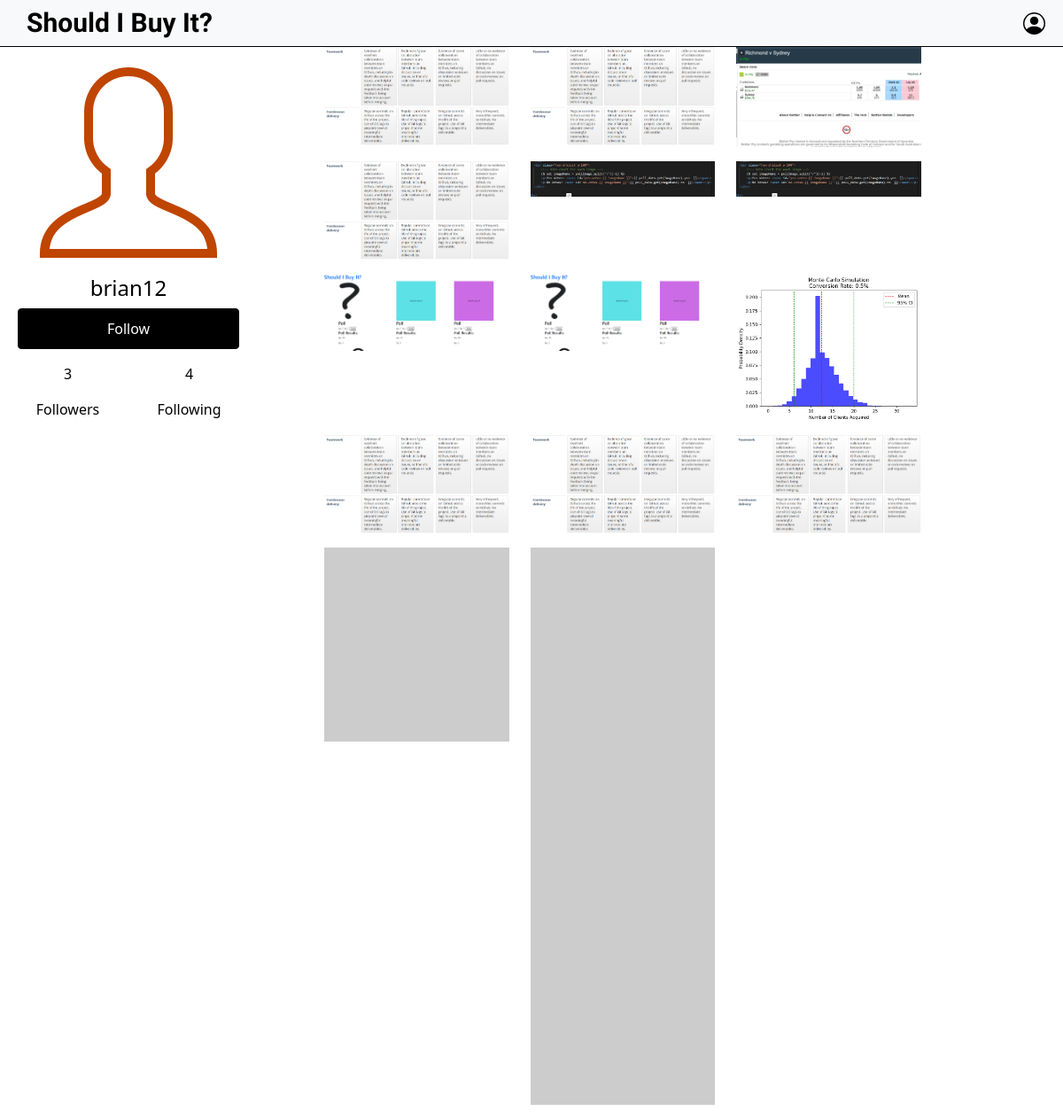
/user/1 (signed in), run on the app's committed database.
### database/models.py (models this page shows, shortened)
class User(db.Model):
    id = db.Column(db.Integer, primary_key=True)
    username = db.Column(db.String(255), unique=True, nullable=False)
    email = db.Column(db.String(255), unique=True, nullable=False)
    password = db.Column(db.String(255), nullable=False)
    profile_picture = db.Column(db.String(255))
    images = db.relationship('Image', backref='user', lazy=True)
    votes = db.relationship('Vote', backref='user', lazy=True)
    comments = db.relationship('Comment', backref='user', lazy=True)
    followers = db.relationship('Follow', foreign_keys='Follow.follower_id', backref='follower', lazy=True)

class Image(db.Model):
    id = db.Column(db.Integer, primary_key=True, autoincrement=True)
    user_id = db.Column(db.Integer, db.ForeignKey('user.id'), nullable=False)
    image_path = db.Column(db.String(255), nullable=False)
    post_title = db.Column(db.String(255), nullable=False)
    post_description = db.Column(db.String(255), nullable=False)
    upload_date = db.Column(db.DateTime, default=datetime.utcnow)
    votes = db.relationship('Vote', backref='image', lazy=True)
    comments = db.relationship('Comment', backref='image', lazy=True)

### user/user.py (the view)
@user.route('/<userid>')
def showUser(userid):
    try:
        return render_template('user.html',
                               user=User.query.get(userid),
                               isFollowing=isFollowing(current_user.id, userid),
                               followers=get_followers_count(userid),
                               following=get_following_count(userid))
    except TemplateNotFound:
        abort(404)

### app.py (called while the page is built)
@login_manager.user_loader
def load_user(id):
    return User.query.get(int(id))

### database/routes.py (called while the page is built)
def isFollowing(current_user_id, followed_user_id):
    if Follow.query.filter_by(follower_id=current_user_id, followee_id=followed_user_id).first() is not None:
        return True
    return False

def get_followers_count(user_id):
    followers_count = Follow.query.filter_by(followee_id=user_id).count()
    return followers_count

def get_following_count(user_id):
    following_count = Follow.query.filter_by(follower_id=user_id).count()
    return following_count

### templates/user.html (shortened to what this page needs)
{% extends "base.html" %}
{% block content %}
    <div class="container mx-2">
        <div class="row justify-content-start vh-100">
            <div class="col-auto profile-head">
                <div class="profile-picture-container">
                    {% if current_user.profile_pic %}
                        <img src="{{ url_for('static', filename='upload_folder/' + user.profile_pic) }}"
                             alt="Profile Picture">
                    {% else %}
                        <img src="{{ url_for('static', filename='upload_folder/user-icon.png') }}"
                             alt="Default Profile Picture">
                    {% endif %}
                </div>
                <h4 class="text-center">{{ user.username }}</h4>
                <div class="w-auto">
                    <button class="btn btn-primary w-100" id="follow-button" onclick="toggleFollow({{ user.id }})">
                        {% if isFollowing %}
                            Following
                        {% else %}
                            Follow
                        {% endif %}
                    </button>
                </div>
                <div class="row justify-content-around w-auto py-3">
                    <div class="col text-center">
                        <p id="followers-count">{{ followers }}</p>
                        <p>Followers</p>
                    </div>
                    <div class="col text-center">
                        <p id="following-count">{{ following }}</p>
                        <p>Following</p>
                    </div>
                </div>
            </div>
            <div class="col container-fluid">
                <div class="row justify-content-center">
                    <div class="col-lg-10">
                        <div class="row image-grid">
                            {% for image in current_user.images[::-1] %}
                                {% if loop.index % 3 == 1 %}
                                    <div class="row">
                                {% endif %}
                            <div class="col-md-4 mb-3">
                                <div class="image-container">
                                    <img src="{{ url_for('static', filename='upload_folder/' + image.image_path) }}"
                                         alt="Uploaded Image" class="img-fluid image-thumbnail">
                                </div>
                            </div>
                            {% if loop.index % 3 == 0 or loop.last %}
                                </div>
                            {% endif %}
                            {% endfor %}
                        </div>
                    </div>
                </div>
            </div>
        </div>
    </div>
{% endblock %}

### templates/base.html (shortened to what this page needs)
<!DOCTYPE html>
<html lang="en">
<head>
    {% include "resources/head.html" %}
</head>
<body>
    <nav class="navbar navbar-expand-lg navbar-light bg-light sticky-top">
      <div class="logo text-center">
        <a href="/" class="text-decoration-none">
            <h1 class="mb-0">Should I Buy It?</h1>
        </a>
    </div>
        <div class="user-icon">
            <div class="dropdown">
            </div>
        </div>
    </nav>
    {% block content %}
    {% endblock %}
</body>
</html>

### templates/resources/head.html (shortened to what this page needs)
<head>
        <link href="https://cdn.jsdelivr.net/npm/bootstrap@5.1.1/dist/css/bootstrap.min.css" rel="stylesheet">
        <link href="https://cdn.jsdelivr.net/npm/bootstrap-icons@1.11.3/font/bootstrap-icons.min.css" rel="stylesheet" >
        <link href="{{ url_for('static', filename='css/custom.css') }}" rel="stylesheet" type="text/css">
        <link href="{{ url_for('static', filename='css/colors.css') }}" rel="stylesheet" type="text/css">
        <link href="{{ url_for('static', filename='css/styles.css') }}" rel="stylesheet" type="text/css">
        <link href="https://cdnjs.cloudflare.com/ajax/libs/font-awesome/5.15.4/css/all.min.css" rel="stylesheet">
</head>

### static/css/colors.css (style rules this page uses)
:root { --card-light : #F2FCF9; --yes-primary: #BCF7BF; --yes-secondary: #1E341F; --no-primary: #ED1D5B; --no-secondary: #49081C; }

### static/css/styles.css (style rules this page uses)
body { color: #000; background-color: #fff; }
.logo h1 { margin-left: 30px; font-family: "Reenie Beanie", cursive; font-weight: 800; font-size: 30px; font-style: normal; text-align: center; }
.btn-primary { background-color: #000000; border-color: #ffffff; border-color: #000000; padding: 10px 30px; }
.navbar { border-bottom: 1px solid #000000; }
.user-icon { margin-right: 20px; }
.logo a { color: #000; text-decoration: none; }

### data on the page
User: username "brian12"
Image: image_path (picture)
Image: image_path (picture)
Image: image_path (picture)
Image: image_path (picture)
Image: image_path (picture)
Image: image_path (picture)
Image: image_path (picture)
Image: image_path (picture)
Image: image_path (picture)
Image: image_path (picture)
Image: image_path (picture)
Image: image_path (picture)

### other printed values
{{ followers }} "3"
{{ following }} "4"
